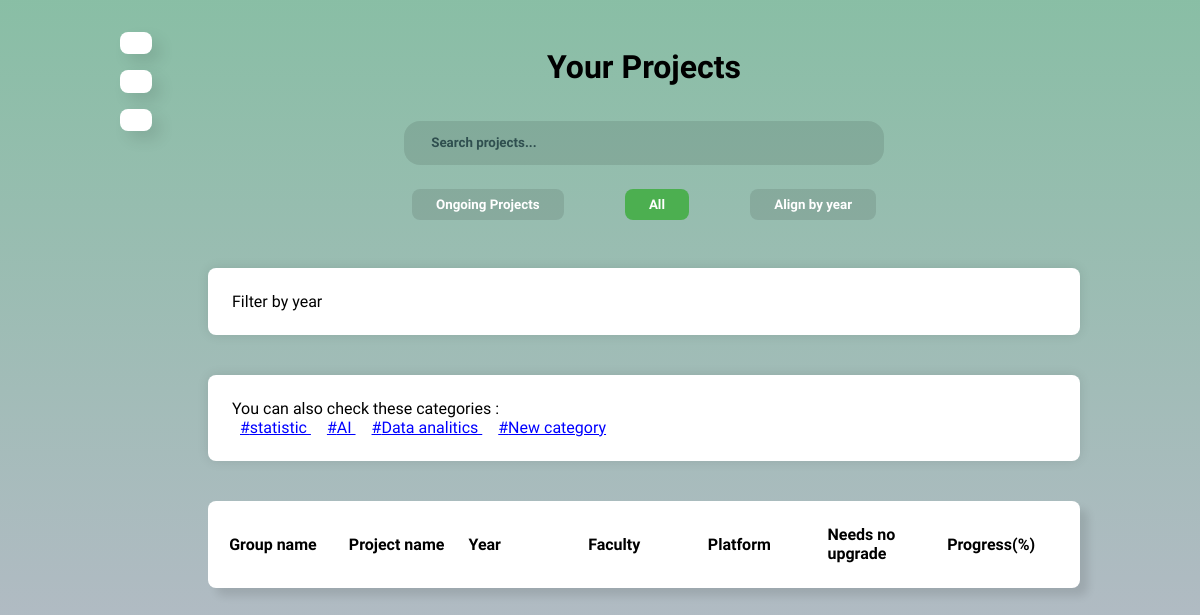
Before: /dashboard/all (signed in) with the older database file.
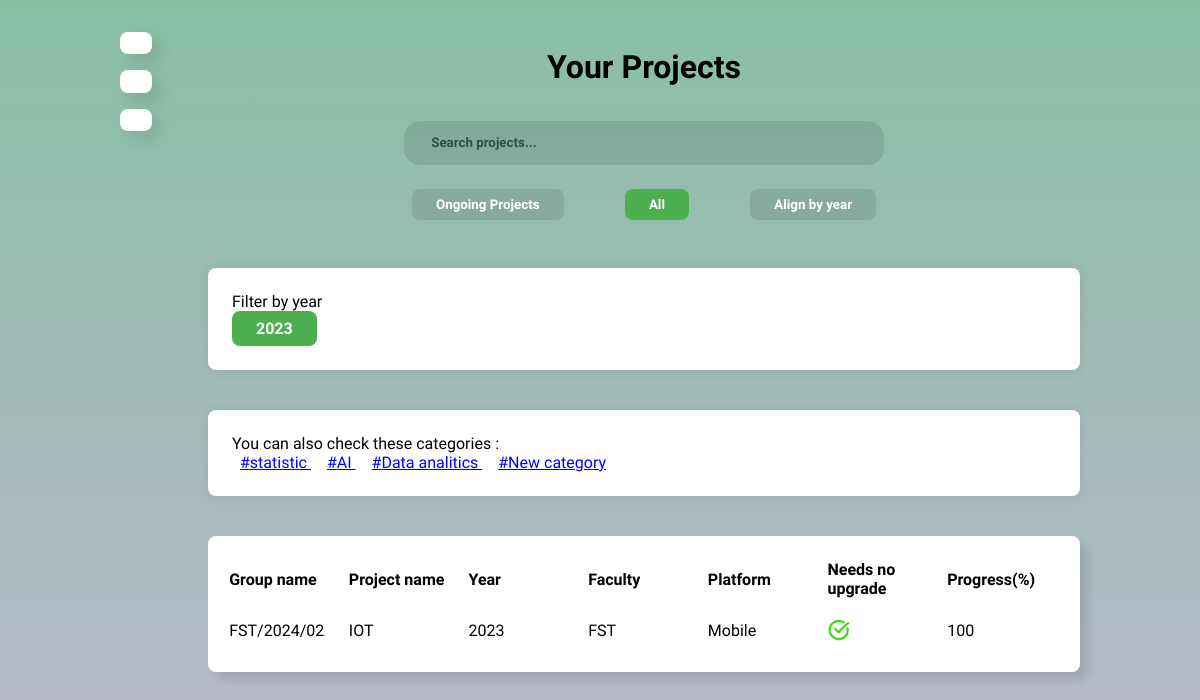
After: the same page with the newer database file.
### core/models.py (models this page shows, shortened)
class Category(models.Model):
    name = models.CharField(max_length=100, unique=True)
    class Meta:
        verbose_name ="Category"
        verbose_name_plural ="Categories"

class ProjectGroup(models.Model):
    project = models.OneToOneField(Project, on_delete=models.CASCADE, related_name='group', null=True, blank=True)
    name = models.TextField(max_length=264)
    faculty = models.CharField(max_length=256, blank=True)
    academic_year = models.IntegerField(default=datetime.now().year)

class Project(models.Model):
    coordinator = models.ForeignKey(CustomUser, on_delete=models.CASCADE)
    project_supervisor = models.ForeignKey(ProjectSupervisor, on_delete=models.SET_NULL, null=True, blank=True)
    title = models.CharField(max_length=256)
    created_at = models.DateTimeField(auto_now=True)
    is_completed = models.BooleanField(default=False)
    proposal_deadline = models.DateTimeField(blank=True, null=True)
    documentation_deadline = models.DateTimeField(blank=True, null=True)
    implementation_deadline = models.DateTimeField(blank=True, null=True)
    report_deadline = models.DateTimeField(blank=True, null=True)
    progress = models.SmallIntegerField(default=0)
    report_file = models.FileField(upload_to='files/reports/', null=True, blank=True)
    documentation_file = models.FileField(upload_to='files/documentation/', null=True, blank=True)
    platform = models.TextField(choices=PLATFORM_CHOICES, null=True, blank=True, default=None)
    categories = models.ManyToManyField(Category, blank=True, related_name='projects')
    upgradable = models.BooleanField(default=False)
    comment = models.TextField(max_length=500, default="", blank=True, null=True)

### core/views.py (the view)
# urls.py: path('dashboard/<str:filter>', views.home, name='dashboard'),
@dynamic_login_required()
def home(request, filter):
    print(f"\nlogged user : {request.user}\n")
    project_groups = ProjectGroup.objects.all()
    all_categories = Category.objects.all()
    filter_used = 'all'
    if request.method == "POST":
        data = json.loads(request.body)
        projectsFilter = data.get('projectsFilter')
        return redirect('core_app:dashboard', filter=projectsFilter)
    if filter == "ongoing":
        project_groups = project_groups.filter(project__is_completed = False)
        filter_used = 'ongoing'
    elif filter == "per_Year":
        project_groups = project_groups.order_by('-academic_year')
        filter_used = 'per_year'
    all_years = []
    all_groups = ProjectGroup.objects.all()
    for group in all_groups:
        year = group.academic_year
        all_years.append(year)
    all_years = set(all_years)
    context = {'filter_used':filter_used, 'groups':project_groups, 'all_categories':all_categories, "all_years":all_years}
    return render(request, 'core/dashboard.html', context)

### core/models.py (called while the page is built)
    def __str__(self) -> str:
        return self.username

### core/templatetags/custom_filters.py (called while the page is built)
@register.filter(name='multiply')
def multiply(value1, value2):
    return value1 * value2

### core/templates/core/dashboard.html (shortened to what this page needs)
{% extends "base.html" %}
{% load static %}
{% load custom_filters %}
{% block page_content %}
    <section class="container nav-layout" id="dashboard-layout">
        {% include "sidebar.html" %}
        <aside class="projects-container">
            <h2 class="section-title">Your Projects</h2>
            <br>
            <form class="search-bar input-field" id="search_project_form" action="" method="">
                <input type="text" id="search_bar_field" placeholder="Search projects...">
            </form>
            <div class="tabs" id="projects_filter_tabs">
                <button class="tab btn {% if filter_used == 'ongoing' %} active {% endif %}"
                id="ongoing-filter" data-filter="ongoing"> Ongoing Projects</button>
                <button class="tab btn {% if filter_used == 'all' %} active {% endif %}" id="all-filter" data-filter="all">All</button>
                <button class="tab btn {% if filter_used == 'per_year' %} active {% endif %}" id="year-filter" data-filter="per_Year">Align by year</button>
            </div>
            <div class="card">
                <p>Filter by year</p>
                <div class="years_tabs">
                    {% for year in all_years %}
                        <a href="{% url 'core_app:filter_by_specific_year' 'all' year %}" class="tab btn active"> {{year}} </a>
                    {% endfor %}
                </div>
            </div>
            <div class="card">
                {% if group.project.categories %}
                    <p>Related
                        <br>
                        {% for category in group.project.categories.all  %}
                        <span class="related_tag link-tag" data-tag-category="{{ category.name }}">#{{ category.name }} </span>
                        {% endfor %}
                        <br>
                    </p>
                {% else %}
                <p>You can also check these categories :
                    <br>
                    {% for category in all_categories  %}
                    <span class="related_tag link-tag" data-tag-category="{{ category.name }}">#{{ category.name }} </span>
                    {% endfor %}
                    <br>
                </p>
                {% endif %}
            </div>
            <table class="projects_table">
                <thead>
                    <tr>
                        <th>Group name</th>
                        <th>Project name</th>
                        <th>Year</th>
                        <th>Faculty</th>
                        <th>Platform</th>
                        <th>Needs no upgrade</th>
                        <th>Progress(&percnt;)</th>
                    </tr>
                </thead>
                <tbody id="table_body">
                    {% for group in groups %}
                            <tr data-url="{% url 'core_app:single_group' group.pk %}">
                                <td class="prj_group">{{ group.name }}</td>
                                <td class="prj_title clamp-1">{{ group.project.title }}</td>
                                <td class="prj_year">{{ group.academic_year }}</td>
                                <td class="prj_fac">{{ group.faculty }}</td>
                                <td class="prj_platform">{{ group.project.platform }}</td>
                                <td class="prj_upgrade">
                                    {% if group.project.upgradable %} <img src="{% static 'images/icons/check-green-icon-png.png' %}" alt="True">
                                    {% else %} <img src="{% static 'images/icons/cross-check-icon.png' %}" alt="False">
                                    {% endif %}
                                </td>
                                <td class="prj_progress">
                                    {% with group.project.progress as project_progress  %}
                                        {{ project_progress|multiply:25 }}
                                    {% endwith %}
                                </td>
                            </tr>
                    {% endfor %}
                </tbody>
            </table>
        </aside>
    </section>
{% endblock page_content %}

### templates/base.html (shortened to what this page needs)
{% load static %}
{% load custom_filters %}
<!DOCTYPE html>
<html lang="en">
<head>
    <link
    rel="stylesheet"
    href="https://cdnjs.cloudflare.com/ajax/libs/animate.css/4.1.1/animate.min.css"
    />
    <link rel="stylesheet" href="https://unicons.iconscout.com/release/v4.0.8/css/line.css">
    <link rel="stylesheet" href="{% static 'styles/main.css' %}">
</head>
<body>
    {% block page_content %}
    {% endblock page_content %}
</body>
</html>

### templates/sidebar.html (shortened to what this page needs)
<aside class="side-bar">
    <a href='{% url "core_app:logout" %}' class="btn side_btn" id="logout" title="Logout"></a>
    <a href="{% url 'core_app:dashboard' 'all' %}" class="btn side_btn" id="home" title="Home"></a>
    {% if request.user.is_authenticated %}
    <a href="{% url 'core_app:create_group' %}" class="btn side_btn" id="add_group" title="Create a group"></a>
    {% endif %}
</aside>

### static/styles/main.css (style rules this page uses)
:root { --color-light: #fff; --color-light-variant: #f0f0f0; --color-gray-light: #ccc; --color-gray-dark:darkslategray; --color-gray-dark-transparent:rgba(47, 79, 79, 0.35); --color-green: #4CAF50; --color-green-variant: #45a049; --color-green-transparent: rgba(69, 160, 73, 0.35); --color-dark-transparent: rgba(0,0,0,0.1); --radius-sm: 0.5rem; --radius-md: 1rem; --radius-lg: 2rem; --space-sm: 0.7rem; --space-md: 1.5rem; --space-lg: 2.5rem; --container-width-sm: 92svw; --container-width-md: 86svw; --container-width-lg: 80svw; --transition:all 300ms ease; --animate-delay: 0.8s; }
* { box-sizing: border-box; padding: 0; margin: 0; border: 0; list-style: none; text-decoration: none; transition: var(--transition); font-family:"Nunito Sans", sans-serif; }
body { background-color: var(--color-light-variant); min-height: 100vh; margin: 0; background: linear-gradient(rgba(20, 126, 76, 0.5), rgba(122, 117, 153, 0.5)); position: relative; overflow-x: hidden; }
.container { width: var(--container-width-lg); margin-inline: auto; padding-block: 2rem; }
.btn { background-color: var(--color-dark-transparent); color: var(--color-light); padding: var(--space-sm); border: none; border-radius: var(--radius-sm); cursor: pointer; font-weight: 700; }
.section-title { font-size: 2rem; text-align: center; margin-block: 1rem; }
#search_project_form, #projects_filter_tabs { max-width: 30rem; width: 100%; margin-inline: auto; }
#projects_filter_tabs { display: flex; align-items: center; justify-content: space-between; margin-block: 1rem; padding: 0.5rem; }
table { box-shadow: 0.5rem 0.5rem 0.5rem var(--color-dark-transparent); border-radius: var(--radius-sm); background-color: var(--color-light); padding: 1rem; width: 100%; }
.clamp-1 { text-overflow: ellipsis; }
th { display: flex; align-items: center; justify-content: left; width: 100%; text-align: left; }
.nav-layout { display: grid; grid-template-columns: 5rem auto; gap: 0.5rem; }
.side-bar { display: flex; flex-direction: column; gap: 1rem; }
.card { margin-block: var(--space-lg); border-radius: var(--radius-sm); box-shadow: 0 0 var(--space-sm) var(--color-dark-transparent); background-color: var(--color-light); padding: var(--space-md); }
.link-tag { text-decoration: underline; color: blue; padding: 0.2rem 0.5rem; cursor: pointer; }
.years_tabs { display: flex; flex-wrap: wrap; align-items: center; justify-content: left; gap: 1rem; }

Changed rows visible on the page:
added ProjectGroup: name "FST/2024/02", project "IOT", academic_year "2023", faculty "FST", project.platform "Mobile", project.progress|multiply "100"
Other visible differences:
new list line: "2023"
